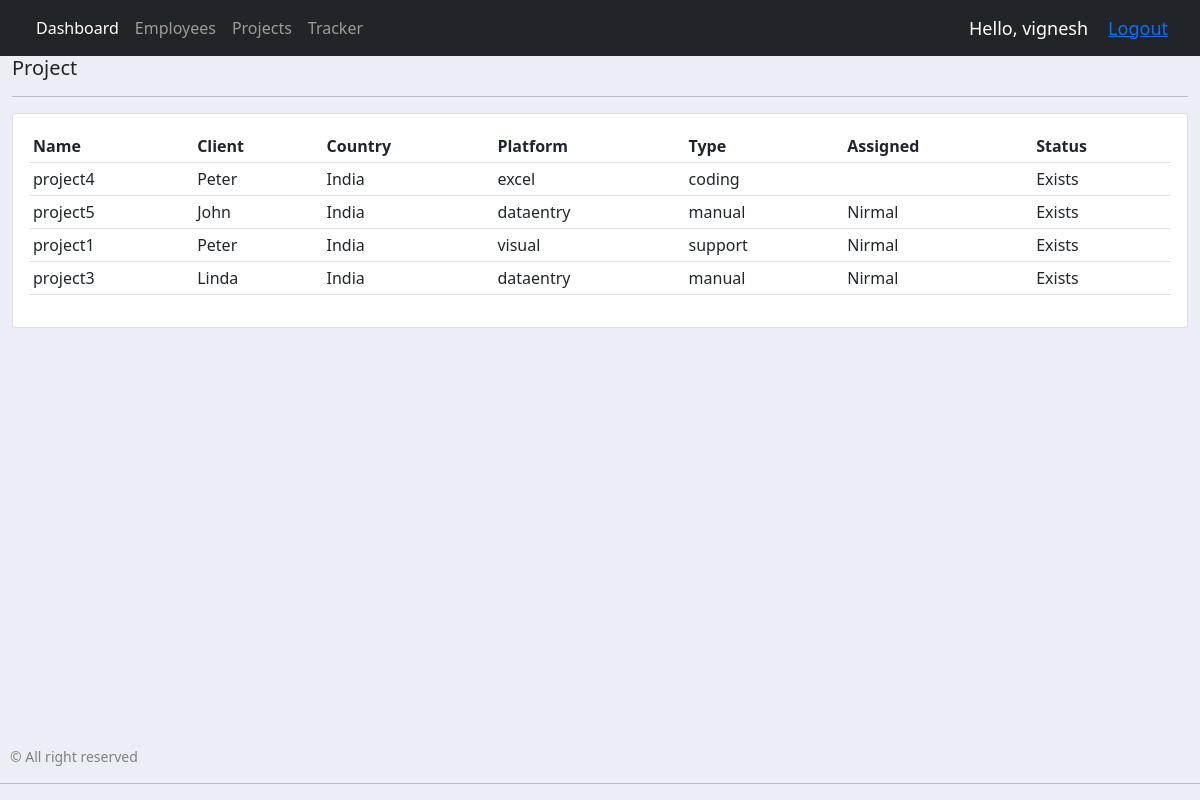
The page /project/ (signed in) on the database as committed earlier.
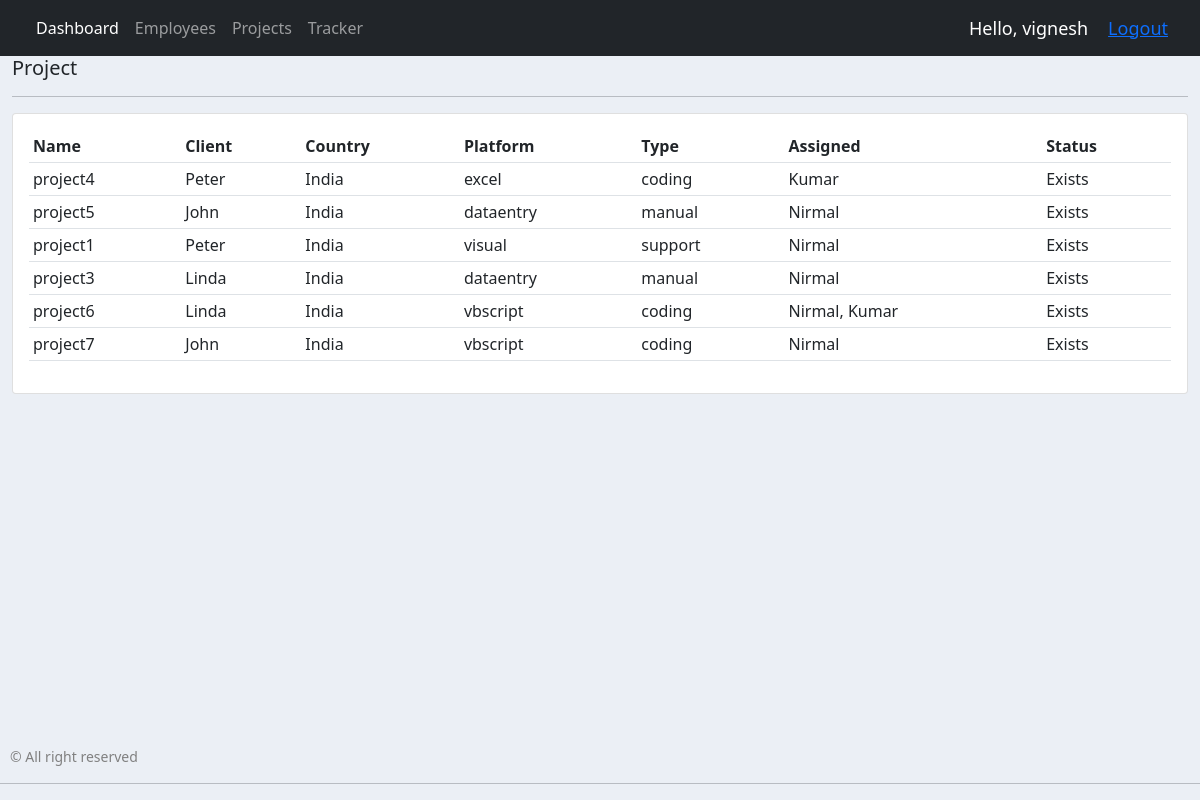
The same page on the database as committed later.
### jobs/models.py (models this page shows, shortened)
class Project(models.Model):
    PROJECTSTATUS = (
        ('Exists', 'Exists'),
        ('Not Exists', 'Not Exists'),
    )
    name = models.CharField(max_length=200, null=True)
    client = models.ForeignKey(Client, null=True, on_delete=models.SET_NULL)
    country = models.CharField(max_length=200, null=True)
    platform = models.CharField(max_length=200, null=True)
    type = models.CharField(max_length=200, null=True)
    handled = models.ManyToManyField(Employee)
    status = models.CharField(max_length=200, null=True, choices=PROJECTSTATUS)
    date_created = models.DateTimeField(auto_now_add=True, null=True)

class Client(models.Model):
    STATUS = (
        ('Active', 'Active'),
        ('Not Active', 'Not Active'),
    )
    name = models.CharField(max_length=200, null=True)
    country = models.CharField(max_length=200, null=True)
    email = models.CharField(max_length=200, null=True)
    phone = models.CharField(max_length=200, null=True)
    status = models.CharField(max_length=200, null=True, choices=STATUS)
    date_created = models.DateTimeField(auto_now_add=True, null=True)
    def __str__(self):
        return self.name

class Employee(models.Model):
    user = models.OneToOneField(User, null=True, on_delete=models.CASCADE, blank=True)
    name = models.CharField(max_length=200, null=True)
    empNum = models.IntegerField(null=True)
    designation  = models.CharField(max_length=200, null=True)
    team  = models.CharField(max_length=200, null=True)
    manager  = models.CharField(max_length=200, null=True)
    location  = models.CharField(max_length=200, null=True)
    email = models.CharField(max_length=200, null=True, blank=True)
    doj = models.DateField(null=True, blank=True)
    dor = models.DateField(null=True, blank=True)
    def __str__(self):
        return self.name

### jobs/decorators.py (the view)
        def wrapper_func(request, *args, **kwargs):
            group = None
            if request.user.groups.exists():
                group = request.user.groups.all()[0].name
            if group in allowed_roles:
                return view_func(request, *args, **kwargs)
            else:
                return HttpResponse('You are not authorized to view this page.')

### jobs/views.py (called while the page is built)
@login_required(login_url='login')
@allowed_users(allowed_roles=['admin'])
def projects(request):
    project = Project.objects.all()
    page = request.GET.get('page', 1)
    paginator = Paginator(project, 10)
    try:
        projects = paginator.page(page)
    except PageNotAnInteger:
        projects = paginator.page(1)
    except EmptyPage:
        projects = paginator.page(paginator.num_pages)
    return render(request, 'jobs/project.html', {'projects':projects})

### jobs/templates/jobs/project.html (shortened to what this page needs)
{% extends 'jobs/main.html' %}
{% block content %}
<div class="row">
    <div class="col">
        <h5>Project</h5>
        <hr>
        <div class="card card-body">
            <table class="table table-sm">
                <tr>
                    <th>Name</th>
                    <th>Client</th>
                    <th>Country</th>
                    <th>Platform</th>
                    <th>Type</th>
                    <th>Assigned</th>
                    <th>Status</th>
                </tr>
                {% for i in projects %}
                <tr>
                    <td>{{i.name}}</td>
                    <td>{{i.client}}</td>
                    <td>{{i.country}}</td>
                    <td>{{i.platform}}</td>
                    <td>{{i.type}}</td>
                    <td>
                        {{i.handled.all|join:", "}}
                    </td>
                    <td>{{i.status}}</td>
                </tr>
            {% endfor %}
            </table>
        </div>
    </div>
</div>
{% endblock %}

Rows that differ between the two databases and show on the page:
shown differently, row unchanged: Project "project4": handled.all (not shown) → "Kumar"
added Project: name "project6", client "Linda", country "India", platform "vbscript", type "coding", handled.all "Nirmal, Kumar", status "Exists"
added Project: name "project7", client "John", country "India", platform "vbscript", type "coding", handled.all "Nirmal", status "Exists"
